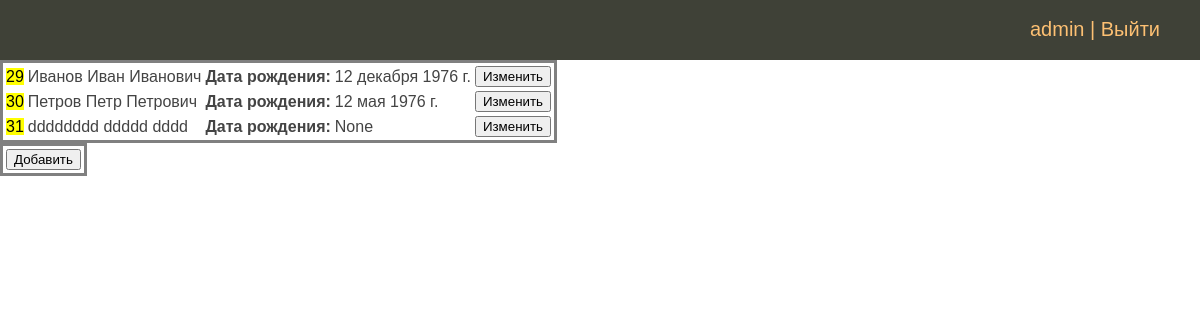
The page /person_list/ (signed in) on the database as committed earlier.
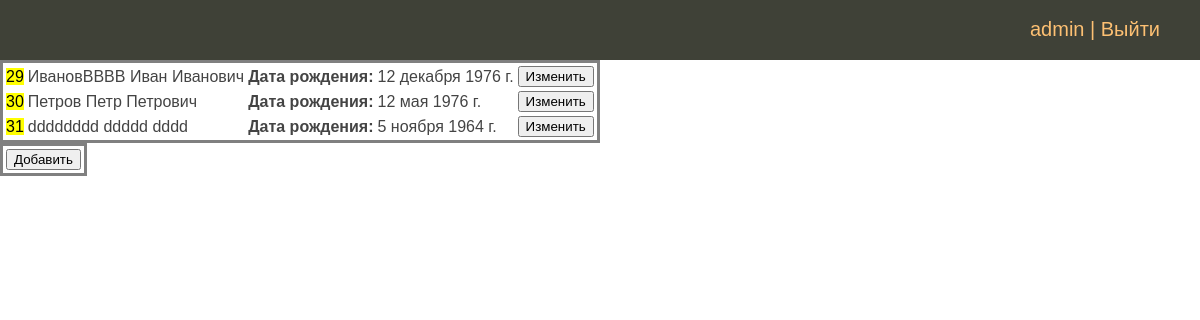
The same page on the database as committed later.
### person/models.py (models this page shows, shortened)
class Person(models.Model):
    second_name = models.CharField(max_length=50, verbose_name='Фамилия')
    first_name = models.CharField(max_length=50, verbose_name='Имя')
    patronymic = models.CharField(max_length=50, blank=True, null=True, verbose_name='Отчество')
    date_of_bird = models.DateField(blank=True, null=True, verbose_name='Дата рождения')
    phone_number = models.IntegerField(max_length=11, blank=True, null=True, verbose_name='Телефон')
    residence_address = models.OneToOneField(ResidenceAddress, on_delete=models.CASCADE,
                                             blank=True, null=True, verbose_name='Адрес проживания')
    passport = models.OneToOneField(Passport, on_delete=models.CASCADE,
                                    blank=True, null=True, verbose_name='паспортные данные')
    class Meta:
        verbose_name = 'ФИО'
        verbose_name_plural = 'ФИО'

### person/views.py (the view)
# urls.py: path('person_list/', views.PersonView.as_view(), name='person_list'),
class PersonView(ListView):
    model = Person
    template_name = 'person/person_list.html'

### person/templates/person/person_list.html
{% extends 'sobnushdi/base.html' %}
{% block content %}
{% if request.user.is_authenticated %}
<table>
{% for p in object_list %}
    <tr>
        <td><mark>{{ p.pk }}</mark></td>
        <td>{{ p.second_name }} {{ p.first_name }} {{ p.patronymic }}</td>
        <td><b>Дата рождения:</b></td><td> {{ p.date_of_bird }}</td>
        <td>
            <form action="{% url 'person_mod' pk=p.pk %}">
                <button type="submit">Изменить</button>
            </form>
        </td>
</tr>
    {% endfor %}
</table>
<table>
<tr>
    <td><form action="{% url 'person_add' %}"><button type="submit">Добавить</button></form></td>
</tr>
</table>
{% else %}
<p>Авторизуйтесь</p>
 {% endif %}
{% endblock %}

Rows that differ between the two databases and show on the page:
changed Person "Иван": second_name "Иванов" → "ИвановВВВВ"
changed Person "dddddddd": date_of_bird "None" → "5 ноября 1964 г."
